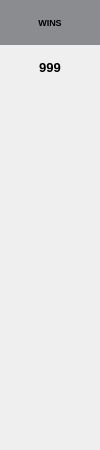
                  <widget class="QWidget" name="playersWinsContainer" native="true">
                   <property name="minimumSize">
                    <size>
                     <width>100</width>
                     <height>0</height>
                    </size>
                   </property>
                   <property name="maximumSize">
                    <size>
                     <width>100</width>
                     <height>16777215</height>
                    </size>
                   </property>
                   <layout class="QVBoxLayout" name="verticalLayout_12">
                    <property name="spacing">
                     <number>0</number>
                    </property>
                    <property name="leftMargin">
                     <number>0</number>
                    </property>
                    <property name="topMargin">
                     <number>0</number>
                    </property>
                    <property name="rightMargin">
                     <number>0</number>
                    </property>
                    <property name="bottomMargin">
                     <number>0</number>
                    </property>
                    <item>
                     <widget class="QLabel" name="playersWinsHeader">
                      <property name="minimumSize">
                       <size>
                        <width>0</width>
                        <height>45</height>
                       </size>
                      </property>
                      <property name="maximumSize">
                       <size>
                        <width>16777215</width>
                        <height>45</height>
                       </size>
                      </property>
                      <property name="font">
                       <font>
                        <pointsize>7</pointsize>
                        <weight>75</weight>
                        <bold>true</bold>
                       </font>
                      </property>
                      <property name="styleSheet">
                       <string notr="true">background-color: hsl(223, 28, 43, 50%)</string>
                      </property>
                      <property name="text">
                       <string>WINS</string>
                      </property>
                      <property name="alignment">
                       <set>Qt::AlignCenter</set>
                      </property>
                     </widget>
                    </item>
                    <item>
                     <widget class="QLabel" name="playersWins0">
                      <property name="minimumSize">
                       <size>
                        <width>0</width>
                        <height>45</height>
                       </size>
                      </property>
                      <property name="maximumSize">
                       <size>
                        <width>16777215</width>
                        <height>45</height>
                       </size>
                      </property>
                      <property name="font">
                       <font>
                        <pointsize>10</pointsize>
                        <weight>75</weight>
                        <bold>true</bold>
                       </font>
                      </property>
                      <property name="text">
                       <string>999</string>
                      </property>
                      <property name="alignment">
                       <set>Qt::AlignCenter</set>
                      </property>
                     </widget>
                    </item>
                    <item>
                     <widget class="QLabel" name="playersWins1">
                      <property name="minimumSize">
                       <size>
                        <width>0</width>
                        <height>45</height>
                       </size>
                      </property>
                      <property name="maximumSize">
                       <size>
                        <width>16777215</width>
                        <height>45</height>
                       </size>
                      </property>
                      <property name="font">
                       <font>
                        <pointsize>10</pointsize>
                        <weight>75</weight>
                        <bold>true</bold>
                       </font>
                      </property>
                      <property name="text">
                       <string/>
                      </property>
                      <property name="alignment">
                       <set>Qt::AlignCenter</set>
                      </property>
                     </widget>
                    </item>
                    <item>
                     <widget class="QLabel" name="playersWins2">
                      <property name="minimumSize">
                       <size>
                        <width>0</width>
                        <height>45</height>
                       </size>
                      </property>
                      <property name="maximumSize">
                       <size>
                        <width>16777215</width>
                        <height>45</height>
                       </size>
                      </property>
                      <property name="font">
                       <font>
                        <pointsize>10</pointsize>
                        <weight>75</weight>
                        <bold>true</bold>
                       </font>
                      </property>
                      <property name="text">
                       <string/>
                      </property>
                      <property name="alignment">
                       <set>Qt::AlignCenter</set>
                      </property>
                     </widget>
                    </item>
                    <item>
                     <widget class="QLabel" name="playersWins3">
                      <property name="minimumSize">
                       <size>
                        <width>0</width>
                        <height>45</height>
                       </size>
                      </property>
                      <property name="maximumSize">
                       <size>
                        <width>16777215</width>
                        <height>45</height>
                       </size>
                      </property>
                      <property name="font">
                       <font>
                        <pointsize>10</pointsize>
                        <weight>75</weight>
                        <bold>true</bold>
                       </font>
                      </property>
                      <property name="text">
                       <string/>
                      </property>
                      <property name="alignment">
                       <set>Qt::AlignCenter</set>
                      </property>
                     </widget>
                    </item>
                    <item>
                     <widget class="QLabel" name="playersWins4">
                      <property name="minimumSize">
                       <size>
                        <width>0</width>
                        <height>45</height>
                       </size>
                      </property>
                      <property name="maximumSize">
                       <size>
                        <width>16777215</width>
                        <height>45</height>
                       </size>
                      </property>
                      <property name="font">
                       <font>
                        <pointsize>10</pointsize>
                        <weight>75</weight>
                        <bold>true</bold>
                       </font>
                      </property>
                      <property name="text">
                       <string/>
                      </property>
                      <property name="alignment">
                       <set>Qt::AlignCenter</set>
                      </property>
                     </widget>
                    </item>
                    <item>
                     <widget class="QLabel" name="playersWins5">
                      <property name="minimumSize">
                       <size>
                        <width>0</width>
                        <height>45</height>
                       </size>
                      </property>
                      <property name="maximumSize">
                       <size>
                        <width>16777215</width>
                        <height>45</height>
                       </size>
                      </property>
                      <property name="font">
                       <font>
                        <pointsize>10</pointsize>
                        <weight>75</weight>
                        <bold>true</bold>
                       </font>
                      </property>
                      <property name="text">
                       <string/>
                      </property>
                      <property name="alignment">
                       <set>Qt::AlignCenter</set>
                      </property>
                     </widget>
                    </item>
                    <item>
                     <widget class="QLabel" name="playersWins6">
                      <property name="minimumSize">
                       <size>
                        <width>0</width>
                        <height>45</height>
                       </size>
                      </property>
                      <property name="maximumSize">
                       <size>
                        <width>16777215</width>
                        <height>45</height>
                       </size>
                      </property>
                      <property name="font">
                       <font>
                        <pointsize>10</pointsize>
                        <weight>75</weight>
                        <bold>true</bold>
                       </font>
                      </property>
                      <property name="text">
                       <string/>
                      </property>
                      <property name="alignment">
                       <set>Qt::AlignCenter</set>
                      </property>
                     </widget>
                    </item>
                    <item>
                     <widget class="QLabel" name="playersWins7">
                      <property name="minimumSize">
                       <size>
                        <width>0</width>
                        <height>45</height>
                       </size>
                      </property>
                      <property name="maximumSize">
                       <size>
                        <width>16777215</width>
                        <height>45</height>
                       </size>
                      </property>
                      <property name="font">
                       <font>
                        <pointsize>10</pointsize>
                        <weight>75</weight>
                        <bold>true</bold>
                       </font>
                      </property>
                      <property name="text">
                       <string/>
                      </property>
                      <property name="alignment">
                       <set>Qt::AlignCenter</set>
                      </property>
                     </widget>
                    </item>
                    <item>
                     <widget class="QLabel" name="playersWins8">
                      <property name="minimumSize">
                       <size>
                        <width>0</width>
                        <height>45</height>
                       </size>
                      </property>
                      <property name="maximumSize">
                       <size>
                        <width>16777215</width>
                        <height>45</height>
                       </size>
                      </property>
                      <property name="font">
                       <font>
                        <pointsize>10</pointsize>
                        <weight>75</weight>
                        <bold>true</bold>
                       </font>
                      </property>
                      <property name="text">
                       <string/>
                      </property>
                      <property name="alignment">
                       <set>Qt::AlignCenter</set>
                      </property>
                     </widget>
                    </item>
                   </layout>
                  </widget>
